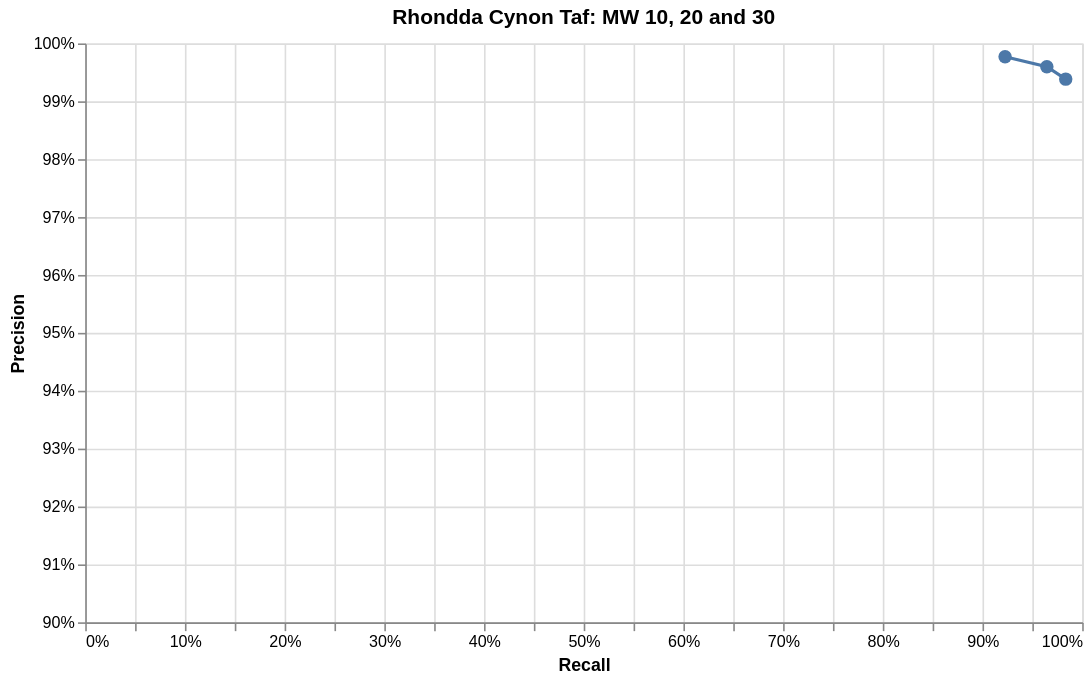

Here is the Vega-Lite specification saved for this chart:
### Vega-Lite specification from a JSON file in a GitHub repository (floating-point values rounded to 4 significant figures)
{"$schema": "https://vega.github.io/schema/vega-lite/v5.json", "description": "Release-validation precision-recall operating points at MW 10, 20 and 30.", "title": "Rhondda Cynon Taf: MW 10, 20 and 30", "width": 620, "height": 360, "data": {"values": [{"match_weight": 10, "precision": 0.9938, "recall": 0.9835}, {"match_weight": 20, "precision": 0.996, "recall": 0.9646}, {"match_weight": 30, "precision": 0.9977, "recall": 0.9227}]}, "mark": {"type": "line", "point": {"filled": true, "size": 70}}, "encoding": {"x": {"field": "recall", "type": "quantitative", "title": "Recall", "axis": {"format": ".0%"}, "scale": {"domain": [0, 1]}}, "y": {"field": "precision", "type": "quantitative", "title": "Precision", "axis": {"format": ".0%"}, "scale": {"domain": [0.9, 1]}}, "tooltip": [{"field": "match_weight", "type": "quantitative", "title": "Minimum match weight"}, {"field": "precision", "type": "quantitative", "title": "Precision", "format": ".2%"}, {"field": "recall", "type": "quantitative", "title": "Recall", "format": ".2%"}]}}
